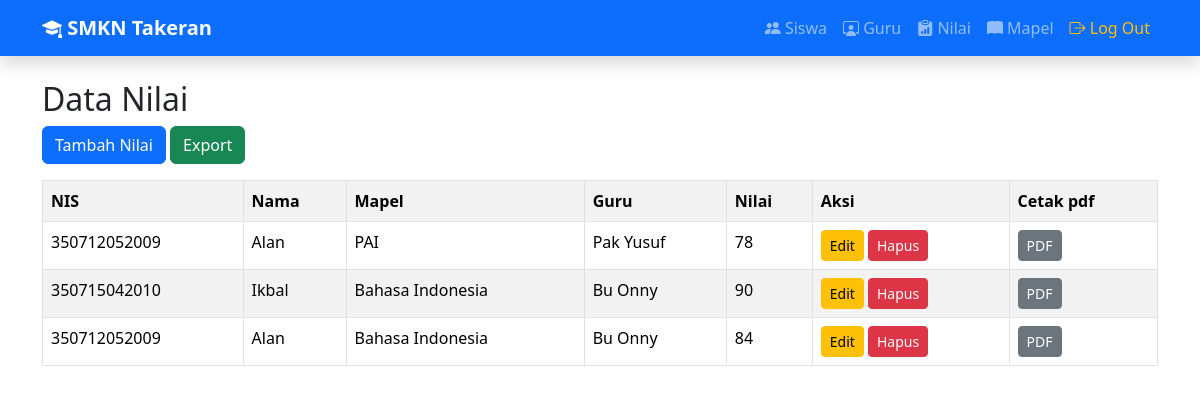
/web_sekolah/nilai/index.php (signed in), run on the app's committed database.
### tables this page shows
CREATE TABLE `nilai` (
  `id_nilai` int(11) NOT NULL,
  `nis` varchar(20) NOT NULL,
  `id_mapel` varchar(1) NOT NULL,
  `nip` varchar(20) NOT NULL,
  `nilai` int(11) NOT NULL
);

CREATE TABLE `siswa` (
  `nis` varchar(12) NOT NULL,
  `nama` varchar(50) NOT NULL,
  `alamat` varchar(50) NOT NULL
);

CREATE TABLE `mapel` (
  `id_mapel` varchar(1) NOT NULL,
  `nama` varchar(50) NOT NULL
);

CREATE TABLE `guru` (
  `nip` varchar(12) NOT NULL,
  `nama` varchar(50) NOT NULL,
  `alamat` varchar(50) NOT NULL
);

### web_sekolah/nilai/index.php (the view, shortened to what this page needs)
<?php
include "../koneksi.php";
?>
<!DOCTYPE html>
<html>
<head>
    <link href="https://cdn.jsdelivr.net/npm/bootstrap@5.3.8/dist/css/bootstrap.min.css" rel="stylesheet">
</head>
<body>
<div class="container mt-4">
    <h2>Data Nilai</h2>
    <a href="tambah.php" class="btn btn-primary mb-3">
        Tambah Nilai
    </a>
    <a href="export.php" class="btn btn-success mb-3">
        Export
    </a>
    <table class="table table-bordered table-striped">
        <tr>
            <th>NIS</th>
            <th>Nama</th>
            <th>Mapel</th>
            <th>Guru</th>
            <th>Nilai</th>
            <th>Aksi</th>
            <th>Cetak pdf</th>
        </tr>
        <?php
        $query = mysqli_query($koneksi, "
            SELECT
                nilai.id_nilai,
                nilai.nis,
                siswa.nama AS namasiswa,
                guru.nama AS namaguru,
                mapel.nama AS namamapel,
                nilai.nilai
            FROM nilai
            JOIN siswa ON nilai.nis = siswa.nis
            JOIN guru ON nilai.nip = guru.nip
            JOIN mapel ON nilai.id_mapel = mapel.id_mapel
        ");
        while($data = mysqli_fetch_array($query)){
        ?>
        <tr>
            <td><?= $data['nis']; ?></td>
            <td><?= $data['namasiswa']; ?></td>
            <td><?= $data['namamapel']; ?></td>
            <td><?= $data['namaguru']; ?></td>
            <td><?= $data['nilai']; ?></td>
            <td>
                <a href="edit.php?id_nilai=<?= $data['id_nilai']; ?>"
                class="btn btn-warning btn-sm">
                    Edit
                </a>
                <a href="hapus.php?id_nilai=<?= $data['id_nilai']; ?>"
                class="btn btn-danger btn-sm"
                onclick="return confirm('Yakin ingin menghapus?');">
                    Hapus
                </a>
            </td>
            <td>
                <a href="cetak.php?nis=<?= $data['nis']; ?>"
                class="btn btn-secondary btn-sm">
                    PDF
                </a>
            </td>
        </tr>
        <?php } ?>
    </table>
</div>
</body>
</html>

### data on the page
nilai: nis "350712052009", siswa.nama "Alan", id_mapel.nama "PAI", guru.nama "Pak Yusuf", nilai "78"
nilai: nis "350715042010", siswa.nama "Ikbal", id_mapel.nama "Bahasa Indonesia", guru.nama "Bu Onny", nilai "90"
nilai: nis "350712052009", siswa.nama "Alan", id_mapel.nama "Bahasa Indonesia", guru.nama "Bu Onny", nilai "84"
